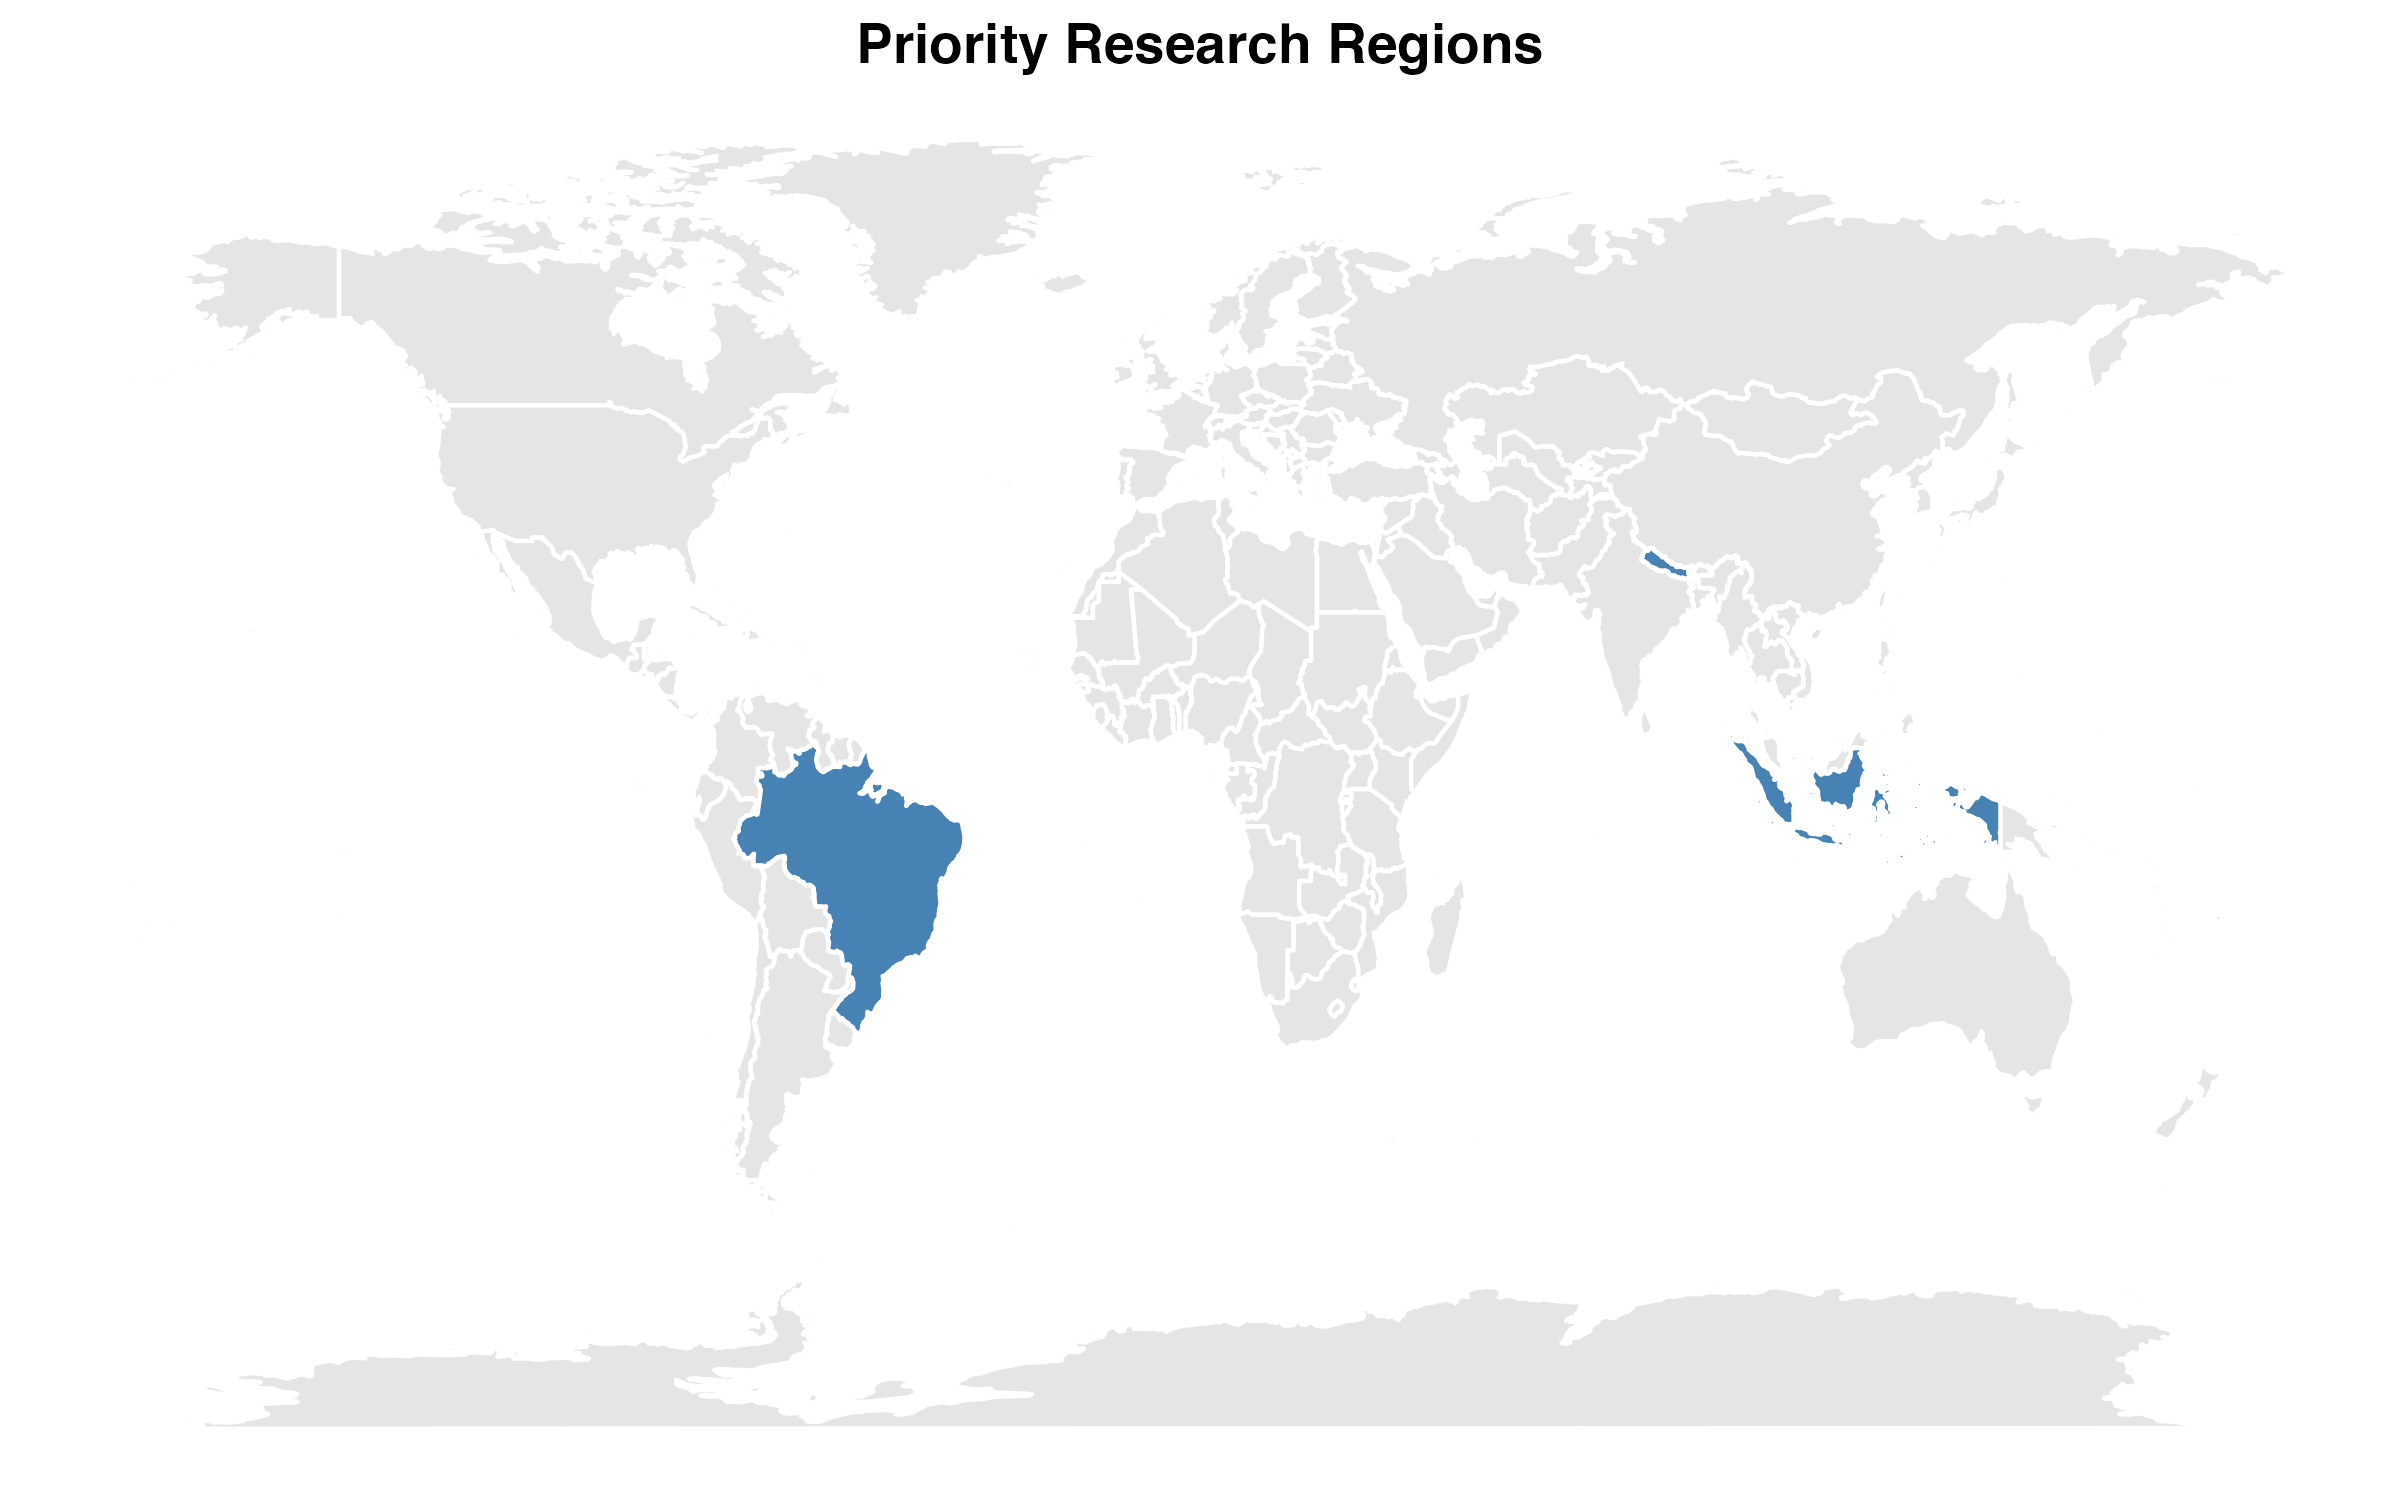

Source code (R):
# Simple version - minimal dependencies
library(ggplot2)
library(maps)

# Get world data
world_data <- map_data("world")

# Countries to highlight
highlight_countries <- c("Brazil", "Nepal", "Indonesia")

# Create simple map
simple_map <- ggplot() +
  geom_polygon(data = world_data, 
               aes(x = long, y = lat, group = group),
               fill = "gray90", color = "white") +
  geom_polygon(data = subset(world_data, region %in% highlight_countries),
               aes(x = long, y = lat, group = group),
               fill = "steelblue", color = "white") +
  theme_void() +
  labs(title = "Priority Research Regions") +
  theme(plot.title = element_text(hjust = 0.5, face = "bold"))

print(simple_map)
ggsave("figures/map_simple_priority.png", simple_map, width = 8, height = 5, dpi = 300)